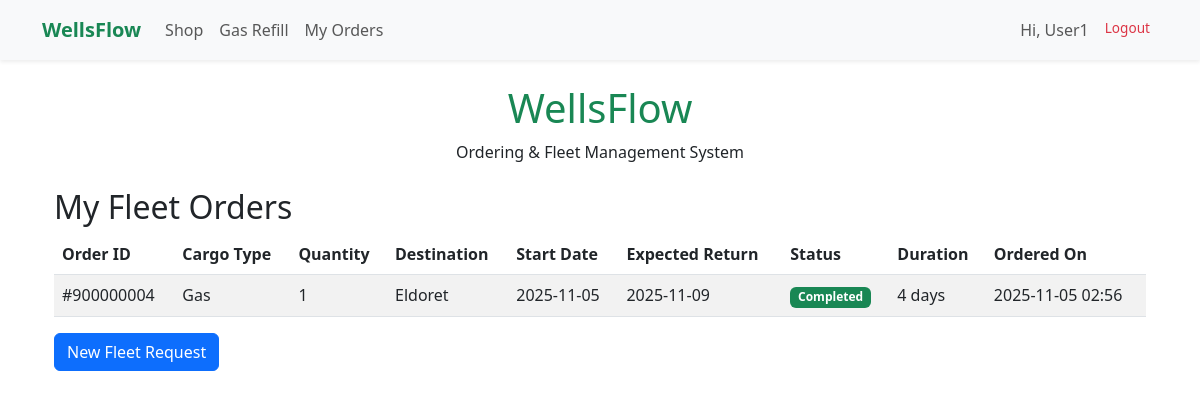
Screenshot of /fleetorders (signed in) with the database file from the repository.
### tables this page shows
CREATE TABLE `Users` (
    `user_id` INTEGER PRIMARY KEY NOT NULL UNIQUE,
    `first_name` TEXT NOT NULL,
    `last_name` TEXT NOT NULL,
    `phone_number` INTEGER NOT NULL,
    `email` TEXT NOT NULL UNIQUE,
    `password` TEXT NOT NULL,
    `otp` TEXT,
    `otp_timestamp` REAL,
    `location` TEXT NOT NULL, -- This is the user's general location, not ping location
    `status` TEXT NOT NULL DEFAULT 'Inactive',
    `last_login` REAL NOT NULL
);

CREATE TABLE `FleetOrders` (
    `fleetorder_id` INTEGER PRIMARY KEY NOT NULL UNIQUE,
    `user_id` INTEGER NOT NULL,
    `cargo_type` TEXT NOT NULL,
    `quantity` INTEGER NOT NULL, -- Number of vehicles requested
    `assigned_quantity` INTEGER DEFAULT 0, -- Number of vehicles assigned so far
    `destination` TEXT NOT NULL,
    `instructions` TEXT,
    `duration_days` INTEGER NOT NULL, -- Number of days the fleet is needed
    `start_date` TEXT NOT NULL, -- When the rental starts
    `expected_return_date` TEXT, -- When the fleet is expected back (calculated)
    `actual_return_date` TEXT, -- When the fleet was actually returned
    `status` TEXT DEFAULT 'Pending', -- Pending, Assigned, In Transit, Completed, Returned
    `order_timestamp` REAL NOT NULL,
    `total_cost` REAL DEFAULT 0.0, -- Total cost of the rental
    FOREIGN KEY(`user_id`) REFERENCES `Users`(`user_id`)
);

### routes/fleet.py (the view)
@fleet_bp.route("/fleetorders")
@login_required
def fleet_orders():
    conn = get_db_connection()
    conn.row_factory = sqlite3.Row
    if current_user.role in ['Admin', 'FleetManager']:
        cursor = conn.cursor()
        cursor.execute("""
            SELECT fo.*, u.first_name, u.last_name, u.email, u.phone_number
            FROM FleetOrders fo
            JOIN Users u ON fo.user_id = u.user_id
            ORDER BY fo.order_timestamp DESC
        """)
        orders = cursor.fetchall()
    else:
        cursor = conn.cursor()
        cursor.execute("""
            SELECT fo.*, u.first_name, u.last_name, u.email, u.phone_number
            FROM FleetOrders fo
            JOIN Users u ON fo.user_id = u.user_id
            WHERE fo.user_id = ?
            ORDER BY fo.order_timestamp DESC
        """, (current_user.user_id,))
        orders = cursor.fetchall()
    conn.close()
    return render_template("fleet/orders_list.html", orders=orders)

### app.py (called while the page is built, shortened)
@login_manager.user_loader
def load_user(user_id):
    conn = sqlite3.connect(shopfleetdb)
    conn.row_factory = sqlite3.Row
    cursor = conn.cursor()
    cursor.execute(
        "SELECT user_id, first_name, last_name, email, 'customer' as role FROM Users WHERE user_id = ?",
        (user_id,),
    )
    row = cursor.fetchone()
    if row:
        conn.close()
        return UserObject(row['user_id'], row['first_name'], row['last_name'], row['email'], row['role'])

@app.template_filter('datetime')
def format_datetime(value):
    if value is None:
        return ""
    from datetime import datetime
    return datetime.fromtimestamp(value).strftime('%Y-%m-%d %H:%M')

### routes/fleet.py (called while the page is built)
def get_db_connection():
    conn = sqlite3.connect(DB_PATH)
    conn.row_factory = sqlite3.Row
    return conn

### user_object.py (called while the page is built)
    @property
    def fname(self):
        if self.role != 'customer' and self.username:
            return self.username
        return self.first_name

### templates/fleet/orders_list.html
{% extends "base2.html" %}
{% block content %}
<div class="container">
    <h2>My Fleet Orders</h2>
    {% if orders %}
        <div class="table-responsive">
            <table class="table table-striped">
                <thead>
                    <tr>
                        <th>Order ID</th>
                        <th>Cargo Type</th>
                        <th>Quantity</th>
                        <th>Destination</th>
                        <th>Start Date</th>
                        <th>Expected Return</th>
                        <th>Status</th>
                        <th>Duration</th>
                        <th>Ordered On</th>
                    </tr>
                </thead>
                <tbody>
                    {% for order in orders %}
                    <tr>
                        <td>#{{ order.fleetorder_id }}</td>
                        <td>{{ order.cargo_type }}</td>
                        <td>{{ order.quantity }}</td>
                        <td>{{ order.destination }}</td>
                        <td>{{ order.start_date }}</td>
                        <td>{{ order.expected_return_date }}</td>
                        <td>
                            <span class="badge
                                {% if order.status == 'Completed' %}bg-success
                                {% elif order.status == 'In Transit' %}bg-info
                                {% elif order.status == 'Assigned' %}bg-warning
                                {% else %}bg-secondary{% endif %}">
                                {{ order.status }}
                            </span>
                        </td>
                        <td>{{ order.duration_days }} days</td>
                        <td>{{ order.order_timestamp|datetime }}</td>
                    </tr>
                    {% endfor %}
                </tbody>
            </table>
        </div>
    {% else %}
        <p>No fleet orders found.</p>
    {% endif %}
    <a href="{{ url_for('fleet.fleet_home') }}" class="btn btn-primary">New Fleet Request</a>
</div>
{% endblock %}

### templates/base2.html (shortened to what this page needs)
<!DOCTYPE html>
<html lang="en">
<head>
  <link href="https://cdn.jsdelivr.net/npm/bootstrap@5.3.0/dist/css/bootstrap.min.css" rel="stylesheet"/>
  <link href="{{ url_for('static', filename='css/styles.css') }}" rel="stylesheet">
  <link rel="stylesheet" href="https://cdn.jsdelivr.net/npm/bootstrap-icons@1.10.5/font/bootstrap-icons.css">
</head>
<body>
<nav class="navbar navbar-expand-lg navbar-light bg-light shadow-sm">
  <div class="container">
    <a class="navbar-brand text-success fw-bold" href="/">WellsFlow</a>
    <div class="collapse navbar-collapse" id="navbarNav">
      <ul class="navbar-nav me-auto">
        {% if current_user.is_authenticated %}
          {% if current_user.role == 'customer' %}
            <li class="nav-item"><a class="nav-link" href="{{ url_for('shop.shop_home') }}">Shop</a></li>
            <li class="nav-item"><a class="nav-link" href="{{ url_for('gasrefill.gas_refill_form') }}">Gas Refill</a></li>
            <li class="nav-item"><a class="nav-link" href="#">My Orders</a></li>
          {% endif %}
        {% else %}
          <li class="nav-item"><a class="nav-link" href="{{ url_for('shop.shop_home') }}">Shop</a></li>
          <li class="nav-item"><a class="nav-link" href="{{ url_for('gasrefill.gas_refill_form') }}">Gas Refill</a></li>
          <li class="nav-item"><a class="nav-link" href="{{ url_for('fleet.fleet_home') }}">Fleet</a></li>
        {% endif %}
      </ul>
      <ul class="navbar-nav">
        {% if current_user.is_authenticated %}
          <li class="nav-item">
            <span class="nav-link">Hi, {{ current_user.fname }}{% if current_user.role != 'customer' %} ({{ current_user.role }}){% endif %}</span>
          </li>
          <li class="nav-item">
            <a class="nav-link text-danger" href="{{ url_for('auth.logout') }}">Logout</a>
          </li>
        {% endif %}
      </ul>
    </div>
  </div>
</nav>
<div class="container mt-4">
  <h1 class="text-center text-success">WellsFlow</h1>
  <p class="text-center">Ordering & Fleet Management System</p>
  {% block content %}{% endblock %}
</div>
</body>
</html>

### static/css/styles.css (style rules this page uses)
.nav-link { border-radius: 8px; padding: 10px 12px; transition: background 0.2s ease; }
.text-danger { font-size: 0.85rem; color: #dc3545; }

### rows the page displays
Users: fname "User1"
FleetOrders: fleetorder_id "900000004", cargo_type "Gas", quantity "1", destination "Eldoret", start_date "2025-11-05", expected_return_date "2025-11-09", status "Completed", duration_days "4", order_timestamp "2025-11-05 02:56"
